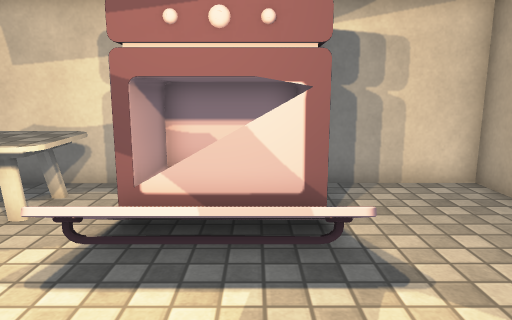
[1] (above)

12 first-person views from a walk through a scene from a Unity 3-D project. The camera is 1.2 m above the floor, tilts 10° down and sees 70° across. The floor is counted in squares, 0.5 m on a side. Each view is taken from the middle of a square. On the plan, view 1 faces up. The plan holds only what a view shows up to about 20 squares ahead; the rest is blank. The player character is not drawn. Some surface patterns are stand-ins.

[2]
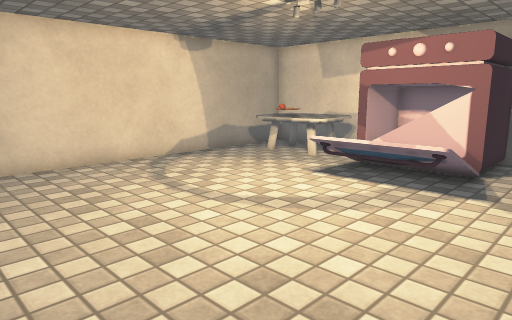

[3]
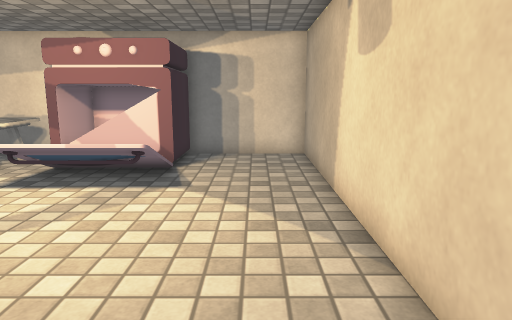

[4]
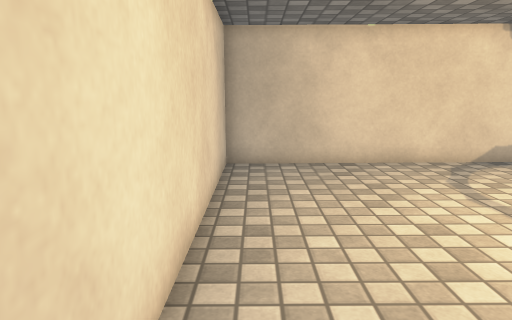

[5]
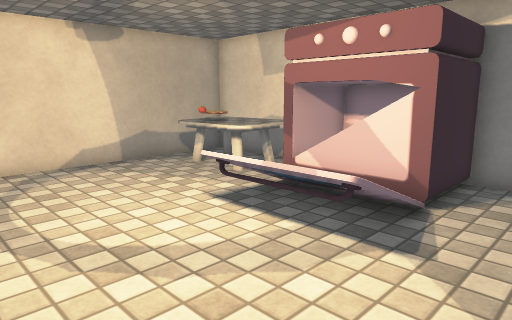

[6]
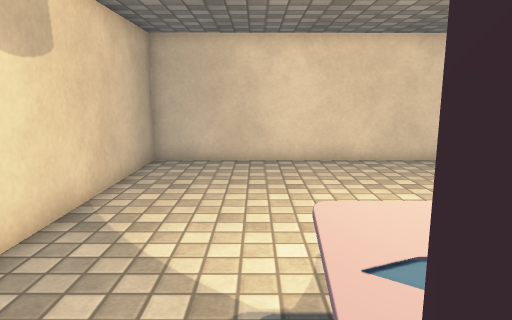

[7]
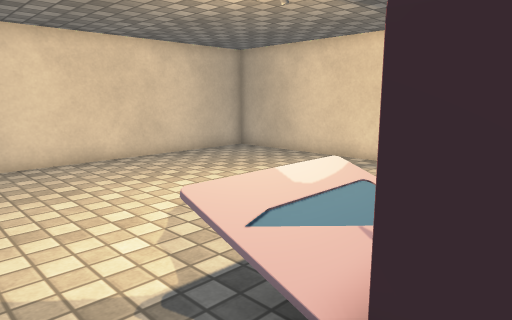

[8]
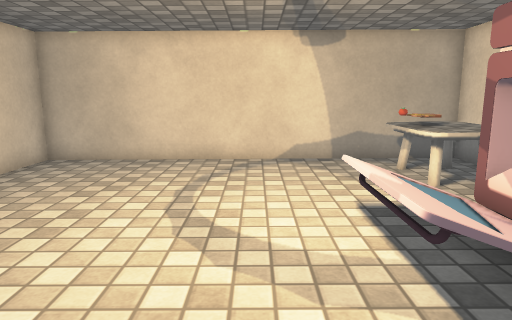

[9]
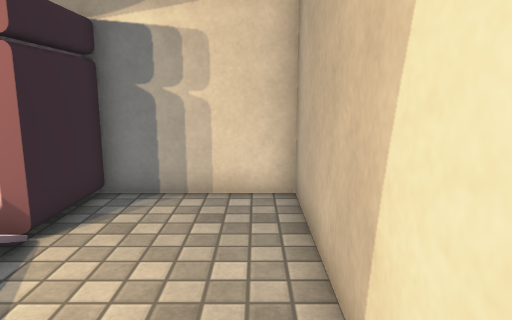

[10]
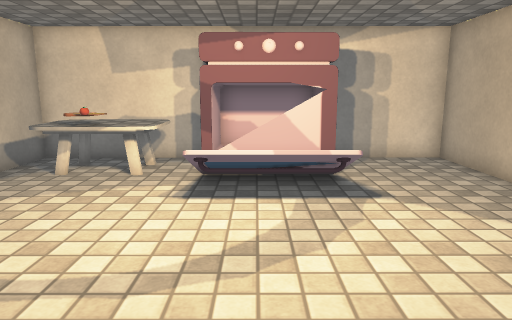

[11]
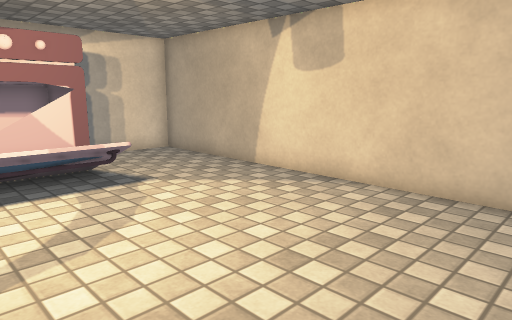

[12]
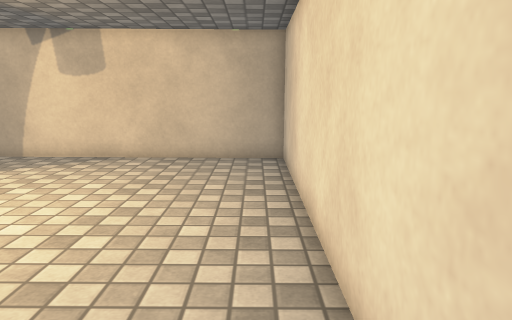

### Floor plan
Key: @ floor where view 1 was taken; # wall or solid block; . main floor; : floor 0.25 m higher than the main floor; + floor 0.5 m higher than the main floor; T thing the floor can be seen under or through; O other object.
Columns run from 9 left of view 1 to 6 right of it. Each row starts with its distance up from view 1.
 10  ######   ######
  9         ###....#
  8         ###....#
  7 ###########....#
  6 #.###O.::::....#
  5 #......:::+....#
  4 #.....TTTTT....#
  3 #..............#
  2 #..............#
  1 #..............#
  0 #........@.....#
 -1 #..............#
 -2 #..............#
 -3 #..............#
 -4 #..............#
 -5 #..............#
 -6 ################

Positions as (right, up) in squares from view 1, and headings:
1: (0, 0), facing up
2: (4, -5), facing up-left
3: (4, -5), facing up
4: (4, -5), facing left
5: (4, -1), facing up-left
6: (2, 8), facing down
7: (4, 8), facing down-left
8: (5, 2), facing left
9: (5, 1), facing up
10: (-1, -4), facing up
11: (-3, -5), facing up-right
12: (-8, -5), facing right
